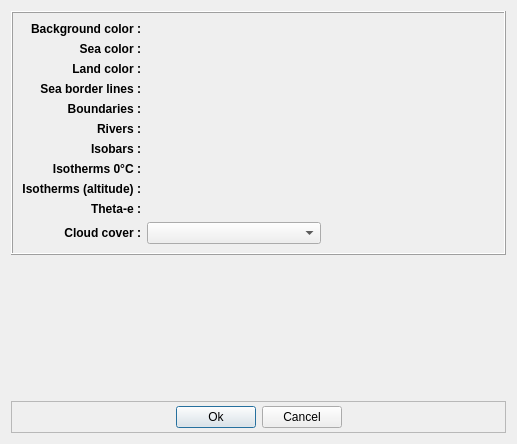
<?xml version="1.0" encoding="UTF-8"?>
<ui version="4.0">
 <class>GraphicsParamsDialog</class>
 <widget class="QDialog" name="GraphicsParamsDialog">
  <property name="geometry">
   <rect>
    <x>0</x>
    <y>0</y>
    <width>517</width>
    <height>444</height>
   </rect>
  </property>
  <property name="sizePolicy">
   <sizepolicy hsizetype="Minimum" vsizetype="Preferred">
    <horstretch>0</horstretch>
    <verstretch>0</verstretch>
   </sizepolicy>
  </property>
  <property name="windowTitle">
   <string>Graphical parameters</string>
  </property>
  <layout class="QVBoxLayout" name="verticalLayout">
   <item>
    <widget class="QFrame" name="frame_5">
     <property name="sizePolicy">
      <sizepolicy hsizetype="Expanding" vsizetype="Minimum">
       <horstretch>0</horstretch>
       <verstretch>0</verstretch>
      </sizepolicy>
     </property>
     <property name="autoFillBackground">
      <bool>false</bool>
     </property>
     <property name="frameShape">
      <enum>QFrame::Box</enum>
     </property>
     <property name="frameShadow">
      <enum>QFrame::Raised</enum>
     </property>
     <layout class="QGridLayout" name="gridLayout_3">
      <item row="0" column="0">
       <layout class="QGridLayout" name="gridLayout_2">
        <item row="8" column="0">
         <widget class="QLabel" name="label_14">
          <property name="font">
           <font>
            <weight>75</weight>
            <bold>true</bold>
           </font>
          </property>
          <property name="text">
           <string>Isotherms (altitude) :</string>
          </property>
          <property name="alignment">
           <set>Qt::AlignRight|Qt::AlignTrailing|Qt::AlignVCenter</set>
          </property>
         </widget>
        </item>
        <item row="0" column="0">
         <widget class="QLabel" name="label_5">
          <property name="sizePolicy">
           <sizepolicy hsizetype="Minimum" vsizetype="Minimum">
            <horstretch>0</horstretch>
            <verstretch>0</verstretch>
           </sizepolicy>
          </property>
          <property name="font">
           <font>
            <weight>75</weight>
            <bold>true</bold>
           </font>
          </property>
          <property name="text">
           <string>Background color :</string>
          </property>
          <property name="alignment">
           <set>Qt::AlignRight|Qt::AlignTrailing|Qt::AlignVCenter</set>
          </property>
         </widget>
        </item>
        <item row="0" column="1">
         <widget class="ColorEditorWidget" name="inputBgColor">
          <property name="sizePolicy">
           <sizepolicy hsizetype="Preferred" vsizetype="Preferred">
            <horstretch>0</horstretch>
            <verstretch>0</verstretch>
           </sizepolicy>
          </property>
          <property name="toolTip">
           <string/>
          </property>
          <property name="whatsThis">
           <string/>
          </property>
         </widget>
        </item>
        <item row="1" column="0">
         <widget class="QLabel" name="label_6">
          <property name="font">
           <font>
            <weight>75</weight>
            <bold>true</bold>
           </font>
          </property>
          <property name="text">
           <string>Sea color :</string>
          </property>
          <property name="alignment">
           <set>Qt::AlignRight|Qt::AlignTrailing|Qt::AlignVCenter</set>
          </property>
         </widget>
        </item>
        <item row="1" column="1">
         <widget class="ColorEditorWidget" name="inputSeaColor">
          <property name="toolTip">
           <string/>
          </property>
          <property name="whatsThis">
           <string/>
          </property>
         </widget>
        </item>
        <item row="2" column="0">
         <widget class="QLabel" name="label_7">
          <property name="font">
           <font>
            <weight>75</weight>
            <bold>true</bold>
           </font>
          </property>
          <property name="text">
           <string>Land color :</string>
          </property>
          <property name="alignment">
           <set>Qt::AlignRight|Qt::AlignTrailing|Qt::AlignVCenter</set>
          </property>
         </widget>
        </item>
        <item row="2" column="1">
         <widget class="ColorEditorWidget" name="inputLandColor">
          <property name="toolTip">
           <string/>
          </property>
          <property name="whatsThis">
           <string/>
          </property>
         </widget>
        </item>
        <item row="3" column="0">
         <widget class="QLabel" name="label_8">
          <property name="font">
           <font>
            <weight>75</weight>
            <bold>true</bold>
           </font>
          </property>
          <property name="text">
           <string>Sea border lines :</string>
          </property>
          <property name="alignment">
           <set>Qt::AlignRight|Qt::AlignTrailing|Qt::AlignVCenter</set>
          </property>
         </widget>
        </item>
        <item row="3" column="1">
         <widget class="LineEditorWidget" name="inputSeaBordersLine">
          <property name="sizePolicy">
           <sizepolicy hsizetype="Expanding" vsizetype="Preferred">
            <horstretch>0</horstretch>
            <verstretch>0</verstretch>
           </sizepolicy>
          </property>
          <property name="toolTip">
           <string/>
          </property>
          <property name="whatsThis">
           <string/>
          </property>
         </widget>
        </item>
        <item row="4" column="0">
         <widget class="QLabel" name="label_9">
          <property name="font">
           <font>
            <weight>75</weight>
            <bold>true</bold>
           </font>
          </property>
          <property name="text">
           <string>Boundaries :</string>
          </property>
          <property name="alignment">
           <set>Qt::AlignRight|Qt::AlignTrailing|Qt::AlignVCenter</set>
          </property>
         </widget>
        </item>
        <item row="4" column="1">
         <widget class="LineEditorWidget" name="inputBoundariesLine">
          <property name="sizePolicy">
           <sizepolicy hsizetype="Expanding" vsizetype="Preferred">
            <horstretch>0</horstretch>
            <verstretch>0</verstretch>
           </sizepolicy>
          </property>
          <property name="toolTip">
           <string/>
          </property>
          <property name="whatsThis">
           <string/>
          </property>
         </widget>
        </item>
        <item row="5" column="0">
         <widget class="QLabel" name="label_10">
          <property name="font">
           <font>
            <weight>75</weight>
            <bold>true</bold>
           </font>
          </property>
          <property name="text">
           <string>Rivers :</string>
          </property>
          <property name="alignment">
           <set>Qt::AlignRight|Qt::AlignTrailing|Qt::AlignVCenter</set>
          </property>
         </widget>
        </item>
        <item row="5" column="1">
         <widget class="LineEditorWidget" name="inputRiversLine">
          <property name="sizePolicy">
           <sizepolicy hsizetype="Expanding" vsizetype="Preferred">
            <horstretch>0</horstretch>
            <verstretch>0</verstretch>
           </sizepolicy>
          </property>
          <property name="toolTip">
           <string/>
          </property>
          <property name="whatsThis">
           <string/>
          </property>
         </widget>
        </item>
        <item row="6" column="0">
         <widget class="QLabel" name="label_11">
          <property name="font">
           <font>
            <weight>75</weight>
            <bold>true</bold>
           </font>
          </property>
          <property name="text">
           <string>Isobars :</string>
          </property>
          <property name="alignment">
           <set>Qt::AlignRight|Qt::AlignTrailing|Qt::AlignVCenter</set>
          </property>
         </widget>
        </item>
        <item row="6" column="1">
         <widget class="LineEditorWidget" name="inputIsobarsLine">
          <property name="sizePolicy">
           <sizepolicy hsizetype="Expanding" vsizetype="Preferred">
            <horstretch>0</horstretch>
            <verstretch>0</verstretch>
           </sizepolicy>
          </property>
          <property name="toolTip">
           <string/>
          </property>
          <property name="whatsThis">
           <string/>
          </property>
         </widget>
        </item>
        <item row="7" column="0">
         <widget class="QLabel" name="label_12">
          <property name="font">
           <font>
            <weight>75</weight>
            <bold>true</bold>
           </font>
          </property>
          <property name="text">
           <string>Isotherms 0°C :</string>
          </property>
          <property name="alignment">
           <set>Qt::AlignRight|Qt::AlignTrailing|Qt::AlignVCenter</set>
          </property>
         </widget>
        </item>
        <item row="7" column="1">
         <widget class="LineEditorWidget" name="inputIsotherms0Line">
          <property name="sizePolicy">
           <sizepolicy hsizetype="Expanding" vsizetype="Preferred">
            <horstretch>0</horstretch>
            <verstretch>0</verstretch>
           </sizepolicy>
          </property>
          <property name="toolTip">
           <string/>
          </property>
          <property name="whatsThis">
           <string/>
          </property>
         </widget>
        </item>
        <item row="8" column="1">
         <widget class="LineEditorWidget" name="inputIsotherms_Line">
          <property name="toolTip">
           <string/>
          </property>
          <property name="whatsThis">
           <string/>
          </property>
         </widget>
        </item>
        <item row="10" column="0">
         <widget class="QLabel" name="label_13">
          <property name="font">
           <font>
            <weight>75</weight>
            <bold>true</bold>
           </font>
          </property>
          <property name="text">
           <string>Cloud cover :</string>
          </property>
          <property name="alignment">
           <set>Qt::AlignRight|Qt::AlignTrailing|Qt::AlignVCenter</set>
          </property>
         </widget>
        </item>
        <item row="10" column="1">
         <layout class="QGridLayout" name="gridLayout">
          <item row="0" column="0">
           <widget class="QComboBox" name="inputCloudsColorMode">
            <property name="sizePolicy">
             <sizepolicy hsizetype="Expanding" vsizetype="Preferred">
              <horstretch>0</horstretch>
              <verstretch>0</verstretch>
             </sizepolicy>
            </property>
            <property name="minimumSize">
             <size>
              <width>100</width>
              <height>0</height>
             </size>
            </property>
           </widget>
          </item>
          <item row="0" column="1">
           <spacer>
            <property name="orientation">
             <enum>Qt::Horizontal</enum>
            </property>
            <property name="sizeHint" stdset="0">
             <size>
              <width>143</width>
              <height>18</height>
             </size>
            </property>
           </spacer>
          </item>
         </layout>
        </item>
        <item row="9" column="0">
         <widget class="QLabel" name="label_15">
          <property name="font">
           <font>
            <weight>75</weight>
            <bold>true</bold>
           </font>
          </property>
          <property name="text">
           <string>Theta-e :</string>
          </property>
          <property name="alignment">
           <set>Qt::AlignRight|Qt::AlignTrailing|Qt::AlignVCenter</set>
          </property>
         </widget>
        </item>
        <item row="9" column="1">
         <widget class="LineEditorWidget" name="inputThetaE_Line">
          <property name="toolTip">
           <string/>
          </property>
          <property name="whatsThis">
           <string/>
          </property>
         </widget>
        </item>
       </layout>
      </item>
     </layout>
     <zorder></zorder>
    </widget>
   </item>
   <item>
    <spacer name="verticalSpacer">
     <property name="orientation">
      <enum>Qt::Vertical</enum>
     </property>
     <property name="sizeHint" stdset="0">
      <size>
       <width>20</width>
       <height>2</height>
      </size>
     </property>
    </spacer>
   </item>
   <item>
    <widget class="QFrame" name="frame">
     <property name="sizePolicy">
      <sizepolicy hsizetype="Minimum" vsizetype="Minimum">
       <horstretch>0</horstretch>
       <verstretch>0</verstretch>
      </sizepolicy>
     </property>
     <property name="frameShape">
      <enum>QFrame::StyledPanel</enum>
     </property>
     <property name="frameShadow">
      <enum>QFrame::Raised</enum>
     </property>
     <layout class="QHBoxLayout">
      <property name="sizeConstraint">
       <enum>QLayout::SetMinimumSize</enum>
      </property>
      <property name="topMargin">
       <number>4</number>
      </property>
      <property name="bottomMargin">
       <number>4</number>
      </property>
      <item>
       <spacer>
        <property name="orientation">
         <enum>Qt::Horizontal</enum>
        </property>
        <property name="sizeHint" stdset="0">
         <size>
          <width>40</width>
          <height>20</height>
         </size>
        </property>
       </spacer>
      </item>
      <item>
       <widget class="QPushButton" name="btOK">
        <property name="text">
         <string>Ok</string>
        </property>
       </widget>
      </item>
      <item>
       <widget class="QPushButton" name="btCancel">
        <property name="text">
         <string>Cancel</string>
        </property>
       </widget>
      </item>
      <item>
       <spacer>
        <property name="orientation">
         <enum>Qt::Horizontal</enum>
        </property>
        <property name="sizeHint" stdset="0">
         <size>
          <width>40</width>
          <height>20</height>
         </size>
        </property>
       </spacer>
      </item>
     </layout>
    </widget>
   </item>
  </layout>
  <zorder>frame_5</zorder>
  <zorder>frame</zorder>
  <zorder>verticalSpacer</zorder>
 </widget>
 <customwidgets>
  <customwidget>
   <class>ColorEditorWidget</class>
   <extends>QWidget</extends>
   <header>ColorEditorWidget.h</header>
  </customwidget>
  <customwidget>
   <class>LineEditorWidget</class>
   <extends>QWidget</extends>
   <header>LineEditorWidget.h</header>
  </customwidget>
 </customwidgets>
 <resources/>
 <connections/>
</ui>
